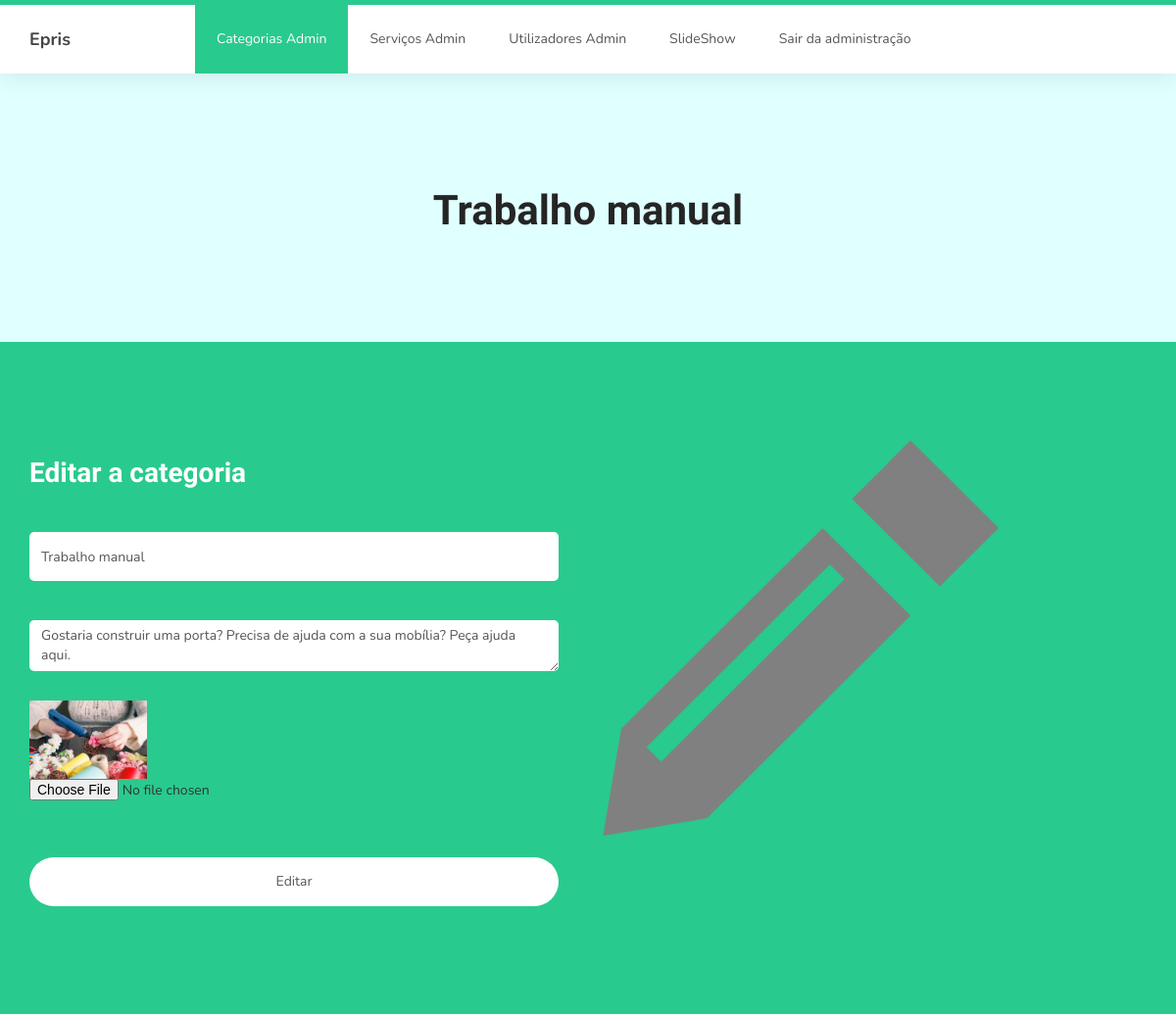
The app's page /admin/editarcategoria.php?id=1 with its own data.
### tables this page shows
CREATE TABLE `categorias`  (
  `categoriaId` int(11) NOT NULL AUTO_INCREMENT,
  `categoriaNome` varchar(45) NOT NULL,
  `categoriaDescricao` text NOT NULL,
  `categoriaImagemURL` varchar(255) NOT NULL,
  PRIMARY KEY (`categoriaId`) USING BTREE
);

### admin/editarcategoria.php (the view, shortened to what this page needs)
<?php
$id=intval($_GET['id']);
include_once("../includes/body.inc.php");
$sql="select * from categorias where categoriaId=".$id;
$result=mysqli_query($con,$sql);
$dados=mysqli_fetch_array($result);
?>
    <section style="background-color: lightcyan">
        <div class="container">
            <div class="text-center">
                <h1><?php echo $dados['categoriaNome']?></h1>
            </div>
        </div>
    </section>
    <section id="contact">
        <div class="container">
            <div class="row">
                <div class="col-md-6 col-sm-12">
                    <form id="contact-form" role="form" action="confirmaEditaCategoria.php" enctype="multipart/form-data" method="post">
                        <div class="section-title">
                            <h2>Editar a categoria</h2>
                        </div>
                        <div class="col-md-12 col-sm-12">
                            <input type="text" class="form-control" name="nome" required value="<?php echo $dados['categoriaNome']?>"><br>
                            <textarea type="text" class="form-control" name="descricao" required><?php echo $dados['categoriaDescricao']?></textarea><br>
                            <img width="120" src="../<?php echo $dados['categoriaImagemURL']?>">
                            <input type="file" name="imagem"><br>
                        </div>
                        <div class="col-md-12 col-sm-12">
                            <input type="submit" class="form-control" value="Editar">
                        </div>
                    </form>
                </div>
                <div class="col-md-6 col-sm-12">
                    <div class="contact-image">
                        <img src="../images/edit.png" style="height: 404px; width: 404px" class="img-responsive" alt="Smiling Two Girls">
                    </div>
                </div>
            </div>
        </div>
    </section>

### css/style.css (style rules this page uses)
body { background: #ffffff; font-family: 'Nunito', sans-serif; overflow-x: hidden; padding-top: 70px; }
h1,h2,h3,h4,h5,h6 { font-family: 'Muli', sans-serif; font-weight: bold; line-height: inherit; }
h1 { color: #252525; font-size: 3em; line-height: normal; }
h2 { color: #353535; font-size: 2em; padding-bottom: 10px; }
html { -webkit-font-smoothing: antialiased; }
a, input, button, .form-control { -webkit-transition: 0.5s; transition: 0.5s; }
.section-title { padding-bottom: 40px; }
.section-title h2 { margin: 0; }
section { position: relative; padding: 100px 0; }
#contact { background: #29ca8e; }
#contact h2 { color: #ffffff; }
#contact .section-title { padding-bottom: 20px; }
#contact-form { padding: 1em 0; }
#contact-form .col-md-12, #contact-form .col-md-4 { padding-left: 0; }
.form .form-control, #contact-form .form-control { border: 0; border-radius: 5px; box-shadow: none; margin: 10px 0; }
#contact-form input { height: 50px; }
#contact-form input[type='submit'] { border-radius: 50px; border: 1px solid transparent; }
section, .section-background .item, .section-background .courses-thumb, .section-background .team-thumb, main > section:nth-child(even) .item, main > section:nth-child(even) .courses-thumb, main > section:nth-child(even) .team-thumb, main > section { background: #fff; }

### records on screen
categorias: categoriaNome "Trabalho manual", nome "Trabalho manual", descricao "Gostaria construir uma porta? Precisa de ajuda com a sua mobília? Peça ajuda aqui.", categoriaImagemURL (picture)
